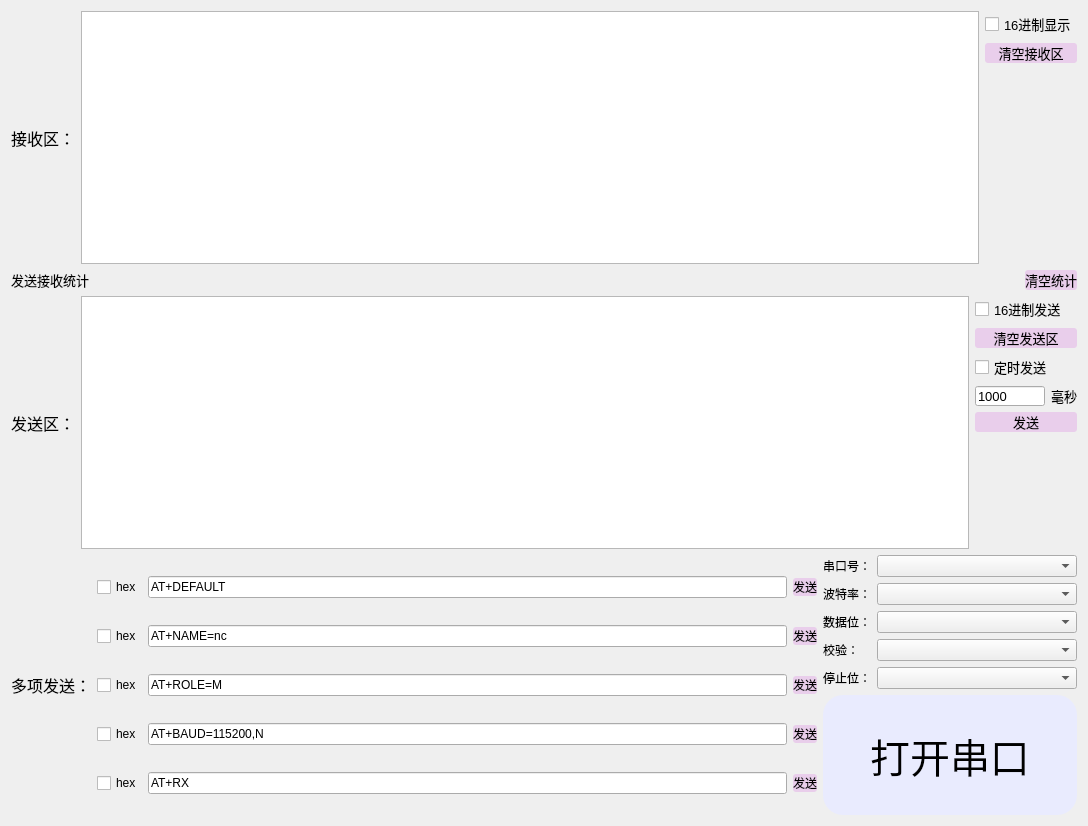
<?xml version="1.0" encoding="UTF-8"?>
<ui version="4.0">
 <class>sendandreceive</class>
 <widget class="QWidget" name="sendandreceive">
  <property name="geometry">
   <rect>
    <x>0</x>
    <y>0</y>
    <width>1088</width>
    <height>826</height>
   </rect>
  </property>
  <property name="windowTitle">
   <string>Form</string>
  </property>
  <property name="styleSheet">
   <string notr="true"/>
  </property>
  <layout class="QVBoxLayout" name="verticalLayout_2">
   <item>
    <layout class="QHBoxLayout" name="horizontalLayout">
     <item>
      <widget class="QLabel" name="label_receive">
       <property name="minimumSize">
        <size>
         <width>0</width>
         <height>0</height>
        </size>
       </property>
       <property name="font">
        <font>
         <pointsize>12</pointsize>
        </font>
       </property>
       <property name="text">
        <string>接收区：</string>
       </property>
      </widget>
     </item>
     <item>
      <widget class="QTextEdit" name="SerialPortDataShow">
       <property name="minimumSize">
        <size>
         <width>0</width>
         <height>0</height>
        </size>
       </property>
       <property name="font">
        <font>
         <pointsize>10</pointsize>
        </font>
       </property>
       <property name="layoutDirection">
        <enum>Qt::LeftToRight</enum>
       </property>
      </widget>
     </item>
     <item>
      <layout class="QVBoxLayout" name="verticalLayout">
       <item>
        <widget class="QCheckBox" name="cb_rechex">
         <property name="font">
          <font>
           <pointsize>10</pointsize>
          </font>
         </property>
         <property name="text">
          <string>16进制显示</string>
         </property>
        </widget>
       </item>
       <item>
        <widget class="QPushButton" name="bt_clearshow">
         <property name="palette">
          <palette>
           <active>
            <colorrole role="WindowText">
             <brush brushstyle="SolidPattern">
              <color alpha="255">
               <red>0</red>
               <green>0</green>
               <blue>0</blue>
              </color>
             </brush>
            </colorrole>
            <colorrole role="Button">
             <brush brushstyle="SolidPattern">
              <color alpha="255">
               <red>233</red>
               <green>206</green>
               <blue>235</blue>
              </color>
             </brush>
            </colorrole>
            <colorrole role="Light">
             <brush brushstyle="SolidPattern">
              <color alpha="255">
               <red>255</red>
               <green>255</green>
               <blue>255</blue>
              </color>
             </brush>
            </colorrole>
            <colorrole role="Midlight">
             <brush brushstyle="SolidPattern">
              <color alpha="255">
               <red>212</red>
               <green>255</green>
               <blue>191</blue>
              </color>
             </brush>
            </colorrole>
            <colorrole role="Dark">
             <brush brushstyle="SolidPattern">
              <color alpha="255">
               <red>85</red>
               <green>127</green>
               <blue>63</blue>
              </color>
             </brush>
            </colorrole>
            <colorrole role="Mid">
             <brush brushstyle="SolidPattern">
              <color alpha="255">
               <red>113</red>
               <green>170</green>
               <blue>84</blue>
              </color>
             </brush>
            </colorrole>
            <colorrole role="Text">
             <brush brushstyle="SolidPattern">
              <color alpha="255">
               <red>0</red>
               <green>0</green>
               <blue>0</blue>
              </color>
             </brush>
            </colorrole>
            <colorrole role="BrightText">
             <brush brushstyle="SolidPattern">
              <color alpha="255">
               <red>255</red>
               <green>255</green>
               <blue>255</blue>
              </color>
             </brush>
            </colorrole>
            <colorrole role="ButtonText">
             <brush brushstyle="SolidPattern">
              <color alpha="255">
               <red>0</red>
               <green>0</green>
               <blue>0</blue>
              </color>
             </brush>
            </colorrole>
            <colorrole role="Base">
             <brush brushstyle="SolidPattern">
              <color alpha="255">
               <red>233</red>
               <green>206</green>
               <blue>235</blue>
              </color>
             </brush>
            </colorrole>
            <colorrole role="Window">
             <brush brushstyle="SolidPattern">
              <color alpha="255">
               <red>233</red>
               <green>206</green>
               <blue>235</blue>
              </color>
             </brush>
            </colorrole>
            <colorrole role="Shadow">
             <brush brushstyle="SolidPattern">
              <color alpha="255">
               <red>0</red>
               <green>0</green>
               <blue>0</blue>
              </color>
             </brush>
            </colorrole>
            <colorrole role="AlternateBase">
             <brush brushstyle="SolidPattern">
              <color alpha="255">
               <red>212</red>
               <green>255</green>
               <blue>191</blue>
              </color>
             </brush>
            </colorrole>
            <colorrole role="ToolTipBase">
             <brush brushstyle="SolidPattern">
              <color alpha="255">
               <red>255</red>
               <green>255</green>
               <blue>220</blue>
              </color>
             </brush>
            </colorrole>
            <colorrole role="ToolTipText">
             <brush brushstyle="SolidPattern">
              <color alpha="255">
               <red>0</red>
               <green>0</green>
               <blue>0</blue>
              </color>
             </brush>
            </colorrole>
            <colorrole role="PlaceholderText">
             <brush brushstyle="SolidPattern">
              <color alpha="128">
               <red>0</red>
               <green>0</green>
               <blue>0</blue>
              </color>
             </brush>
            </colorrole>
           </active>
           <inactive>
            <colorrole role="WindowText">
             <brush brushstyle="SolidPattern">
              <color alpha="255">
               <red>0</red>
               <green>0</green>
               <blue>0</blue>
              </color>
             </brush>
            </colorrole>
            <colorrole role="Button">
             <brush brushstyle="SolidPattern">
              <color alpha="255">
               <red>233</red>
               <green>206</green>
               <blue>235</blue>
              </color>
             </brush>
            </colorrole>
            <colorrole role="Light">
             <brush brushstyle="SolidPattern">
              <color alpha="255">
               <red>255</red>
               <green>255</green>
               <blue>255</blue>
              </color>
             </brush>
            </colorrole>
            <colorrole role="Midlight">
             <brush brushstyle="SolidPattern">
              <color alpha="255">
               <red>212</red>
               <green>255</green>
               <blue>191</blue>
              </color>
             </brush>
            </colorrole>
            <colorrole role="Dark">
             <brush brushstyle="SolidPattern">
              <color alpha="255">
               <red>85</red>
               <green>127</green>
               <blue>63</blue>
              </color>
             </brush>
            </colorrole>
            <colorrole role="Mid">
             <brush brushstyle="SolidPattern">
              <color alpha="255">
               <red>113</red>
               <green>170</green>
               <blue>84</blue>
              </color>
             </brush>
            </colorrole>
            <colorrole role="Text">
             <brush brushstyle="SolidPattern">
              <color alpha="255">
               <red>0</red>
               <green>0</green>
               <blue>0</blue>
              </color>
             </brush>
            </colorrole>
            <colorrole role="BrightText">
             <brush brushstyle="SolidPattern">
              <color alpha="255">
               <red>255</red>
               <green>255</green>
               <blue>255</blue>
              </color>
             </brush>
            </colorrole>
            <colorrole role="ButtonText">
             <brush brushstyle="SolidPattern">
              <color alpha="255">
               <red>0</red>
               <green>0</green>
               <blue>0</blue>
              </color>
             </brush>
            </colorrole>
            <colorrole role="Base">
             <brush brushstyle="SolidPattern">
              <color alpha="255">
               <red>233</red>
               <green>206</green>
               <blue>235</blue>
              </color>
             </brush>
            </colorrole>
            <colorrole role="Window">
             <brush brushstyle="SolidPattern">
              <color alpha="255">
               <red>233</red>
               <green>206</green>
               <blue>235</blue>
              </color>
             </brush>
            </colorrole>
            <colorrole role="Shadow">
             <brush brushstyle="SolidPattern">
              <color alpha="255">
               <red>0</red>
               <green>0</green>
               <blue>0</blue>
              </color>
             </brush>
            </colorrole>
            <colorrole role="AlternateBase">
             <brush brushstyle="SolidPattern">
              <color alpha="255">
               <red>212</red>
               <green>255</green>
               <blue>191</blue>
              </color>
             </brush>
            </colorrole>
            <colorrole role="ToolTipBase">
             <brush brushstyle="SolidPattern">
              <color alpha="255">
               <red>255</red>
               <green>255</green>
               <blue>220</blue>
              </color>
             </brush>
            </colorrole>
            <colorrole role="ToolTipText">
             <brush brushstyle="SolidPattern">
              <color alpha="255">
               <red>0</red>
               <green>0</green>
               <blue>0</blue>
              </color>
             </brush>
            </colorrole>
            <colorrole role="PlaceholderText">
             <brush brushstyle="SolidPattern">
              <color alpha="128">
               <red>0</red>
               <green>0</green>
               <blue>0</blue>
              </color>
             </brush>
            </colorrole>
           </inactive>
           <disabled>
            <colorrole role="WindowText">
             <brush brushstyle="SolidPattern">
              <color alpha="255">
               <red>0</red>
               <green>0</green>
               <blue>0</blue>
              </color>
             </brush>
            </colorrole>
            <colorrole role="Button">
             <brush brushstyle="SolidPattern">
              <color alpha="255">
               <red>233</red>
               <green>206</green>
               <blue>235</blue>
              </color>
             </brush>
            </colorrole>
            <colorrole role="Light">
             <brush brushstyle="SolidPattern">
              <color alpha="255">
               <red>255</red>
               <green>255</green>
               <blue>255</blue>
              </color>
             </brush>
            </colorrole>
            <colorrole role="Midlight">
             <brush brushstyle="SolidPattern">
              <color alpha="255">
               <red>212</red>
               <green>255</green>
               <blue>191</blue>
              </color>
             </brush>
            </colorrole>
            <colorrole role="Dark">
             <brush brushstyle="SolidPattern">
              <color alpha="255">
               <red>85</red>
               <green>127</green>
               <blue>63</blue>
              </color>
             </brush>
            </colorrole>
            <colorrole role="Mid">
             <brush brushstyle="SolidPattern">
              <color alpha="255">
               <red>113</red>
               <green>170</green>
               <blue>84</blue>
              </color>
             </brush>
            </colorrole>
            <colorrole role="Text">
             <brush brushstyle="SolidPattern">
              <color alpha="255">
               <red>0</red>
               <green>0</green>
               <blue>0</blue>
              </color>
             </brush>
            </colorrole>
            <colorrole role="BrightText">
             <brush brushstyle="SolidPattern">
              <color alpha="255">
               <red>255</red>
               <green>255</green>
               <blue>255</blue>
              </color>
             </brush>
            </colorrole>
            <colorrole role="ButtonText">
             <brush brushstyle="SolidPattern">
              <color alpha="255">
               <red>0</red>
               <green>0</green>
               <blue>0</blue>
              </color>
             </brush>
            </colorrole>
            <colorrole role="Base">
             <brush brushstyle="SolidPattern">
              <color alpha="255">
               <red>233</red>
               <green>206</green>
               <blue>235</blue>
              </color>
             </brush>
            </colorrole>
            <colorrole role="Window">
             <brush brushstyle="SolidPattern">
              <color alpha="255">
               <red>233</red>
               <green>206</green>
               <blue>235</blue>
              </color>
             </brush>
            </colorrole>
            <colorrole role="Shadow">
             <brush brushstyle="SolidPattern">
              <color alpha="255">
               <red>0</red>
               <green>0</green>
               <blue>0</blue>
              </color>
             </brush>
            </colorrole>
            <colorrole role="AlternateBase">
             <brush brushstyle="SolidPattern">
              <color alpha="255">
               <red>170</red>
               <green>255</green>
               <blue>127</blue>
              </color>
             </brush>
            </colorrole>
            <colorrole role="ToolTipBase">
             <brush brushstyle="SolidPattern">
              <color alpha="255">
               <red>255</red>
               <green>255</green>
               <blue>220</blue>
              </color>
             </brush>
            </colorrole>
            <colorrole role="ToolTipText">
             <brush brushstyle="SolidPattern">
              <color alpha="255">
               <red>0</red>
               <green>0</green>
               <blue>0</blue>
              </color>
             </brush>
            </colorrole>
            <colorrole role="PlaceholderText">
             <brush brushstyle="SolidPattern">
              <color alpha="128">
               <red>0</red>
               <green>0</green>
               <blue>0</blue>
              </color>
             </brush>
            </colorrole>
           </disabled>
          </palette>
         </property>
         <property name="font">
          <font>
           <pointsize>10</pointsize>
          </font>
         </property>
         <property name="styleSheet">
          <string notr="true">QPushButton 
{ 
	background-color: rgb(233,206,235); 
	border-radius: 3px; 
	color: rgb(0, 0, 0); 
} 
QPushButton:hover 
{ 
	background-color: rgb(135, 149, 237); 
}</string>
         </property>
         <property name="text">
          <string>清空接收区</string>
         </property>
         <property name="icon">
          <iconset resource="Resources.qrc">
           <normaloff>:/image/send/clear.png</normaloff>:/image/send/clear.png</iconset>
         </property>
        </widget>
       </item>
       <item>
        <spacer name="verticalSpacer_6">
         <property name="orientation">
          <enum>Qt::Vertical</enum>
         </property>
         <property name="sizeHint" stdset="0">
          <size>
           <width>20</width>
           <height>40</height>
          </size>
         </property>
        </spacer>
       </item>
      </layout>
     </item>
    </layout>
   </item>
   <item>
    <layout class="QHBoxLayout" name="horizontalLayout_3">
     <item>
      <widget class="QLabel" name="Label_RecSend_Cnt">
       <property name="font">
        <font>
         <family>宋体</family>
         <pointsize>10</pointsize>
        </font>
       </property>
       <property name="text">
        <string>发送接收统计</string>
       </property>
      </widget>
     </item>
     <item>
      <spacer name="horizontalSpacer">
       <property name="orientation">
        <enum>Qt::Horizontal</enum>
       </property>
       <property name="sizeHint" stdset="0">
        <size>
         <width>40</width>
         <height>20</height>
        </size>
       </property>
      </spacer>
     </item>
     <item>
      <widget class="QPushButton" name="bt_clearstatistics">
       <property name="font">
        <font>
         <pointsize>10</pointsize>
        </font>
       </property>
       <property name="styleSheet">
        <string notr="true">QPushButton 
{ 
	background-color: rgb(233,206,235); 
	border-radius: 3px; 
	color: rgb(0, 0, 0); 
} 
QPushButton:hover 
{ 
	background-color: rgb(135, 149, 237); 
}</string>
       </property>
       <property name="text">
        <string>清空统计</string>
       </property>
       <property name="icon">
        <iconset resource="Resources.qrc">
         <normaloff>:/image/send/zero.png</normaloff>:/image/send/zero.png</iconset>
       </property>
      </widget>
     </item>
    </layout>
   </item>
   <item>
    <layout class="QHBoxLayout" name="horizontalLayout_2">
     <item>
      <widget class="QLabel" name="label_send">
       <property name="font">
        <font>
         <pointsize>12</pointsize>
        </font>
       </property>
       <property name="text">
        <string>发送区：</string>
       </property>
      </widget>
     </item>
     <item>
      <widget class="QTextEdit" name="SerialPortDataSend">
       <property name="minimumSize">
        <size>
         <width>0</width>
         <height>0</height>
        </size>
       </property>
       <property name="font">
        <font>
         <pointsize>10</pointsize>
        </font>
       </property>
       <property name="layoutDirection">
        <enum>Qt::LeftToRight</enum>
       </property>
      </widget>
     </item>
     <item>
      <layout class="QVBoxLayout" name="verticalLayout_3">
       <item>
        <widget class="QCheckBox" name="cb_sendhex">
         <property name="font">
          <font>
           <pointsize>10</pointsize>
          </font>
         </property>
         <property name="text">
          <string>16进制发送</string>
         </property>
        </widget>
       </item>
       <item>
        <widget class="QPushButton" name="bt_clearsend">
         <property name="sizePolicy">
          <sizepolicy hsizetype="Minimum" vsizetype="Fixed">
           <horstretch>0</horstretch>
           <verstretch>0</verstretch>
          </sizepolicy>
         </property>
         <property name="font">
          <font>
           <pointsize>10</pointsize>
          </font>
         </property>
         <property name="styleSheet">
          <string notr="true">QPushButton 
{ 
	background-color: rgb(233,206,235); 
	border-radius: 3px; 
	color: rgb(0, 0, 0); 
} 
QPushButton:hover 
{ 
	background-color: rgb(135, 149, 237); 
}</string>
         </property>
         <property name="text">
          <string>清空发送区</string>
         </property>
         <property name="icon">
          <iconset resource="Resources.qrc">
           <normaloff>:/image/send/clear.png</normaloff>:/image/send/clear.png</iconset>
         </property>
        </widget>
       </item>
       <item>
        <widget class="QCheckBox" name="cb_autosend">
         <property name="font">
          <font>
           <pointsize>10</pointsize>
          </font>
         </property>
         <property name="text">
          <string>定时发送</string>
         </property>
        </widget>
       </item>
       <item>
        <layout class="QHBoxLayout" name="horizontalLayout_4">
         <item>
          <widget class="QLineEdit" name="send_period">
           <property name="sizePolicy">
            <sizepolicy hsizetype="Fixed" vsizetype="Fixed">
             <horstretch>0</horstretch>
             <verstretch>0</verstretch>
            </sizepolicy>
           </property>
           <property name="minimumSize">
            <size>
             <width>0</width>
             <height>0</height>
            </size>
           </property>
           <property name="maximumSize">
            <size>
             <width>70</width>
             <height>20</height>
            </size>
           </property>
           <property name="font">
            <font>
             <pointsize>10</pointsize>
            </font>
           </property>
           <property name="text">
            <string>1000</string>
           </property>
          </widget>
         </item>
         <item>
          <widget class="QLabel" name="label">
           <property name="sizePolicy">
            <sizepolicy hsizetype="Fixed" vsizetype="Fixed">
             <horstretch>0</horstretch>
             <verstretch>0</verstretch>
            </sizepolicy>
           </property>
           <property name="font">
            <font>
             <pointsize>10</pointsize>
            </font>
           </property>
           <property name="text">
            <string>毫秒</string>
           </property>
          </widget>
         </item>
        </layout>
       </item>
       <item>
        <widget class="QPushButton" name="bt_sendserialdata">
         <property name="sizePolicy">
          <sizepolicy hsizetype="Minimum" vsizetype="Fixed">
           <horstretch>0</horstretch>
           <verstretch>0</verstretch>
          </sizepolicy>
         </property>
         <property name="font">
          <font>
           <pointsize>10</pointsize>
          </font>
         </property>
         <property name="styleSheet">
          <string notr="true">QPushButton 
{ 
	background-color: rgb(233,206,235); 
	border-radius: 3px; 
	color: rgb(0, 0, 0); 
} 
QPushButton:hover 
{ 
	background-color: rgb(135, 149, 237); 
}</string>
         </property>
         <property name="text">
          <string>发送</string>
         </property>
         <property name="icon">
          <iconset resource="Resources.qrc">
           <normaloff>:/image/send/send.png</normaloff>:/image/send/send.png</iconset>
         </property>
        </widget>
       </item>
       <item>
        <spacer name="verticalSpacer">
         <property name="orientation">
          <enum>Qt::Vertical</enum>
         </property>
         <property name="sizeHint" stdset="0">
          <size>
           <width>20</width>
           <height>40</height>
          </size>
         </property>
        </spacer>
       </item>
      </layout>
     </item>
    </layout>
   </item>
   <item>
    <layout class="QHBoxLayout" name="horizontalLayout_9">
     <item>
      <widget class="QLabel" name="label_multisend">
       <property name="font">
        <font>
         <pointsize>12</pointsize>
        </font>
       </property>
       <property name="text">
        <string>多项发送：</string>
       </property>
      </widget>
     </item>
     <item>
      <layout class="QGridLayout" name="gridLayout_2">
       <item row="4" column="2">
        <widget class="QPushButton" name="bt_send5">
         <property name="styleSheet">
          <string notr="true">QPushButton 
{ 
	background-color: rgb(233,206,235); 
	border-radius: 3px; 
	color: rgb(0, 0, 0); 
} 
QPushButton:hover 
{ 
	background-color: rgb(135, 149, 237); 
}</string>
         </property>
         <property name="text">
          <string>发送</string>
         </property>
         <property name="icon">
          <iconset resource="Resources.qrc">
           <normaloff>:/image/send/send.png</normaloff>:/image/send/send.png</iconset>
         </property>
        </widget>
       </item>
       <item row="3" column="0">
        <widget class="QCheckBox" name="cb_hex4">
         <property name="text">
          <string>hex</string>
         </property>
        </widget>
       </item>
       <item row="1" column="1">
        <widget class="QLineEdit" name="lineEdit2">
         <property name="text">
          <string>AT+NAME=nc</string>
         </property>
        </widget>
       </item>
       <item row="2" column="1">
        <widget class="QLineEdit" name="lineEdit3">
         <property name="text">
          <string>AT+ROLE=M</string>
         </property>
        </widget>
       </item>
       <item row="4" column="1">
        <widget class="QLineEdit" name="lineEdit5">
         <property name="text">
          <string>AT+RX</string>
         </property>
        </widget>
       </item>
       <item row="3" column="1">
        <widget class="QLineEdit" name="lineEdit4">
         <property name="text">
          <string>AT+BAUD=115200,N</string>
         </property>
        </widget>
       </item>
       <item row="1" column="2">
        <widget class="QPushButton" name="bt_send2">
         <property name="styleSheet">
          <string notr="true">QPushButton 
{ 
	background-color: rgb(233,206,235); 
	border-radius: 3px; 
	color: rgb(0, 0, 0); 
} 
QPushButton:hover 
{ 
	background-color: rgb(135, 149, 237); 
}</string>
         </property>
         <property name="text">
          <string>发送</string>
         </property>
         <property name="icon">
          <iconset resource="Resources.qrc">
           <normaloff>:/image/send/send.png</normaloff>:/image/send/send.png</iconset>
         </property>
        </widget>
       </item>
       <item row="0" column="1">
        <widget class="QLineEdit" name="lineEdit1">
         <property name="minimumSize">
          <size>
           <width>0</width>
           <height>0</height>
          </size>
         </property>
         <property name="text">
          <string>AT+DEFAULT</string>
         </property>
        </widget>
       </item>
       <item row="2" column="0">
        <widget class="QCheckBox" name="cb_hex3">
         <property name="text">
          <string>hex</string>
         </property>
        </widget>
       </item>
       <item row="3" column="2">
        <widget class="QPushButton" name="bt_send4">
         <property name="styleSheet">
          <string notr="true">QPushButton 
{ 
	background-color: rgb(233,206,235); 
	border-radius: 3px; 
	color: rgb(0, 0, 0); 
} 
QPushButton:hover 
{ 
	background-color: rgb(135, 149, 237); 
}</string>
         </property>
         <property name="text">
          <string>发送</string>
         </property>
         <property name="icon">
          <iconset resource="Resources.qrc">
           <normaloff>:/image/send/send.png</normaloff>:/image/send/send.png</iconset>
         </property>
        </widget>
       </item>
       <item row="1" column="0">
        <widget class="QCheckBox" name="cb_hex2">
         <property name="text">
          <string>hex</string>
         </property>
        </widget>
       </item>
       <item row="4" column="0">
        <widget class="QCheckBox" name="cb_hex5">
         <property name="text">
          <string>hex</string>
         </property>
        </widget>
       </item>
       <item row="0" column="2">
        <widget class="QPushButton" name="bt_send1">
         <property name="styleSheet">
          <string notr="true">QPushButton 
{ 
	background-color: rgb(233,206,235); 
	border-radius: 3px; 
	color: rgb(0, 0, 0); 
} 
QPushButton:hover 
{ 
	background-color: rgb(135, 149, 237); 
}</string>
         </property>
         <property name="text">
          <string>发送</string>
         </property>
         <property name="icon">
          <iconset resource="Resources.qrc">
           <normaloff>:/image/send/send.png</normaloff>:/image/send/send.png</iconset>
         </property>
        </widget>
       </item>
       <item row="0" column="0">
        <widget class="QCheckBox" name="cb_hex1">
         <property name="text">
          <string>hex</string>
         </property>
        </widget>
       </item>
       <item row="2" column="2">
        <widget class="QPushButton" name="bt_send3">
         <property name="styleSheet">
          <string notr="true">QPushButton 
{ 
	background-color: rgb(233,206,235); 
	border-radius: 3px; 
	color: rgb(0, 0, 0); 
} 
QPushButton:hover 
{ 
	background-color: rgb(135, 149, 237); 
}</string>
         </property>
         <property name="text">
          <string>发送</string>
         </property>
         <property name="icon">
          <iconset resource="Resources.qrc">
           <normaloff>:/image/send/send.png</normaloff>:/image/send/send.png</iconset>
         </property>
        </widget>
       </item>
      </layout>
     </item>
     <item>
      <layout class="QVBoxLayout" name="verticalLayout_4">
       <item>
        <layout class="QGridLayout" name="gridLayout">
         <item row="4" column="3">
          <widget class="QComboBox" name="cBox_SerialPortStopBit">
           <property name="minimumSize">
            <size>
             <width>200</width>
             <height>0</height>
            </size>
           </property>
          </widget>
         </item>
         <item row="0" column="1">
          <widget class="QLabel" name="SerialPortNum">
           <property name="text">
            <string>串口号：</string>
           </property>
          </widget>
         </item>
         <item row="2" column="1">
          <widget class="QLabel" name="SerialPortDataNum">
           <property name="text">
            <string>数据位：</string>
           </property>
          </widget>
         </item>
         <item row="4" column="1">
          <widget class="QLabel" name="SerialPortStopBit">
           <property name="text">
            <string>停止位：</string>
           </property>
          </widget>
         </item>
         <item row="3" column="3">
          <widget class="QComboBox" name="CBox_SerialPortcheck">
           <property name="minimumSize">
            <size>
             <width>200</width>
             <height>0</height>
            </size>
           </property>
          </widget>
         </item>
         <item row="2" column="3">
          <widget class="QComboBox" name="cBox_SerialPortDataNum">
           <property name="minimumSize">
            <size>
             <width>200</width>
             <height>0</height>
            </size>
           </property>
          </widget>
         </item>
         <item row="3" column="1">
          <widget class="QLabel" name="SerialPortCheck">
           <property name="text">
            <string>校验：</string>
           </property>
          </widget>
         </item>
         <item row="1" column="3">
          <widget class="QComboBox" name="cBox_SerialPortBaud">
           <property name="minimumSize">
            <size>
             <width>200</width>
             <height>0</height>
            </size>
           </property>
          </widget>
         </item>
         <item row="0" column="3">
          <widget class="QComboBox" name="cBox_SerialPortNum">
           <property name="minimumSize">
            <size>
             <width>200</width>
             <height>0</height>
            </size>
           </property>
          </widget>
         </item>
         <item row="1" column="1">
          <widget class="QLabel" name="SerialPortBaud">
           <property name="text">
            <string>波特率：</string>
           </property>
          </widget>
         </item>
        </layout>
       </item>
       <item>
        <widget class="QPushButton" name="opencolse">
         <property name="minimumSize">
          <size>
           <width>0</width>
           <height>120</height>
          </size>
         </property>
         <property name="font">
          <font>
           <pointsize>30</pointsize>
          </font>
         </property>
         <property name="styleSheet">
          <string notr="true">QPushButton 
{ 
	background-color: rgb(233,235,254); 
	border-radius: 20px; 
	color: rgb(0, 0, 0); 
} 
QPushButton:hover 
{ 
	background-color: rgb(200,235,254); 
}</string>
         </property>
         <property name="text">
          <string>打开串口</string>
         </property>
         <property name="icon">
          <iconset resource="Resources.qrc">
           <normaloff>:/image/closecom.png</normaloff>:/image/closecom.png</iconset>
         </property>
         <property name="iconSize">
          <size>
           <width>80</width>
           <height>80</height>
          </size>
         </property>
        </widget>
       </item>
      </layout>
     </item>
    </layout>
   </item>
  </layout>
 </widget>
 <resources>
  <include location="Resources.qrc"/>
 </resources>
 <connections/>
</ui>
